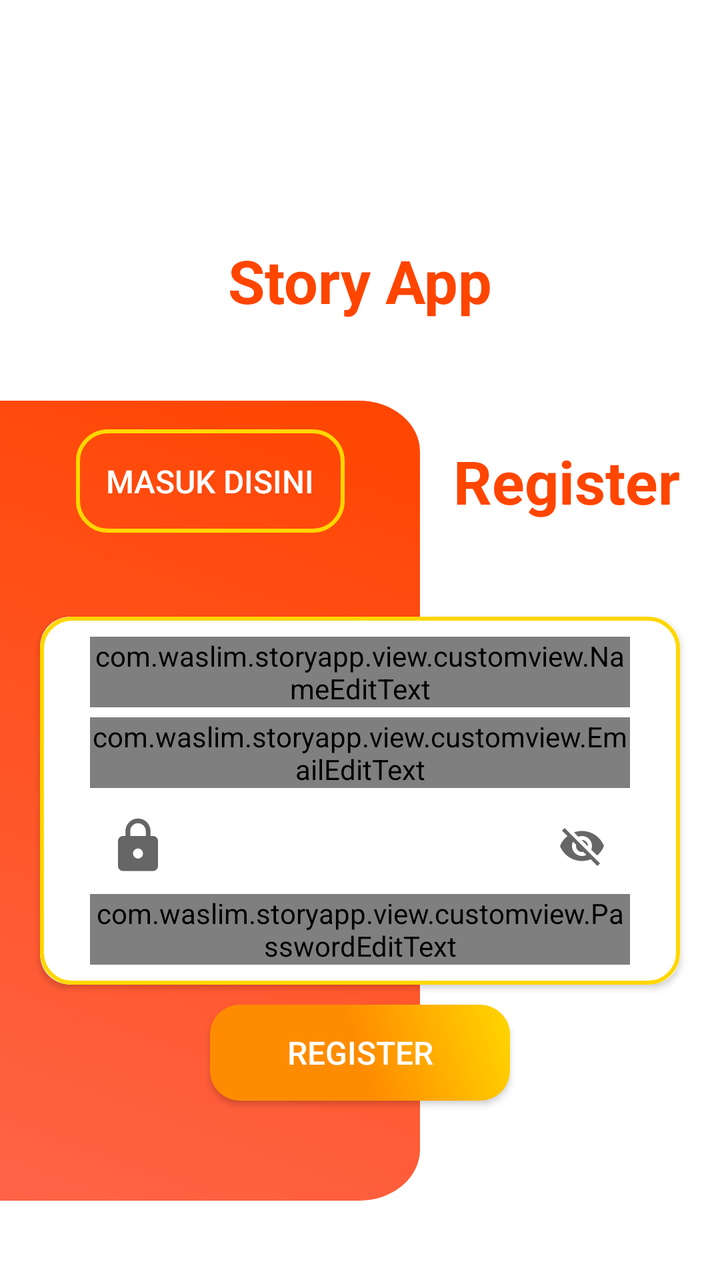
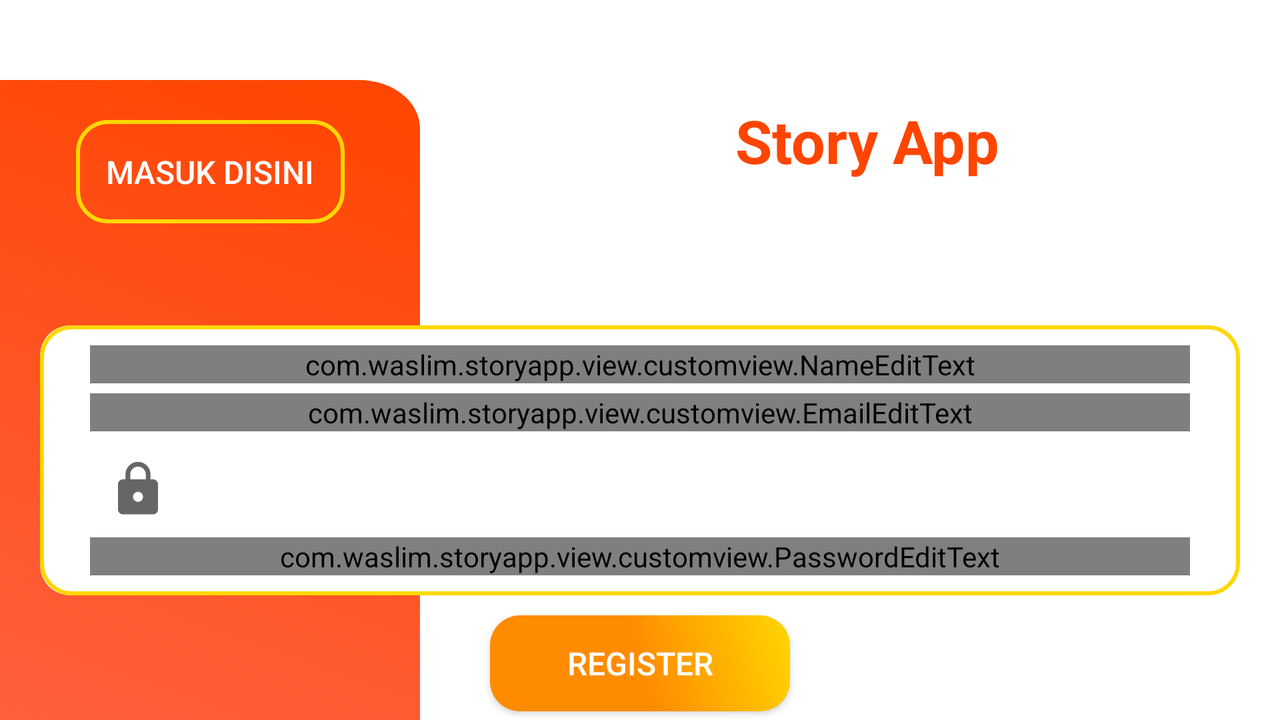

Two renders of one Android screen. The first uses the default layout on a phone; the second uses the alternative layout the repository ships for a different screen configuration, on a matching device. The two XML files are below.
<!-- AndroidManifest.xml: application theme Theme.StoryApp -->
<!-- res/layout/activity_register.xml -->
<?xml version="1.0" encoding="utf-8"?>
<androidx.constraintlayout.widget.ConstraintLayout
    xmlns:android="http://schemas.android.com/apk/res/android"
    xmlns:app="http://schemas.android.com/apk/res-auto"
    xmlns:tools="http://schemas.android.com/tools"
    android:layout_width="match_parent"
    android:layout_height="match_parent"
    tools:context=".view.activity.RegisterActivity">

    <androidx.core.widget.NestedScrollView
        android:layout_width="0dp"
        android:layout_height="0dp"
        app:layout_constraintBottom_toBottomOf="parent"
        app:layout_constraintEnd_toEndOf="parent"
        app:layout_constraintStart_toStartOf="parent"
        app:layout_constraintTop_toTopOf="parent">

        <androidx.constraintlayout.widget.ConstraintLayout
            android:layout_width="match_parent"
            android:layout_height="wrap_content">

            <ImageView
                android:id="@+id/icon_story_app"
                android:layout_width="100dp"
                android:layout_height="100dp"
                android:layout_marginTop="20dp"
                android:src="@drawable/book"
                app:layout_constraintEnd_toEndOf="parent"
                app:layout_constraintStart_toStartOf="parent"
                app:layout_constraintTop_toTopOf="parent"
                android:contentDescription="@string/app_name" />

            <TextView
                android:id="@+id/tv_story_app_register"
                android:layout_width="0dp"
                android:layout_height="wrap_content"
                android:layout_marginStart="20dp"
                android:layout_marginEnd="20dp"
                android:gravity="center_horizontal"
                android:text="@string/app_name"
                android:textColor="#FF4500"
                android:textSize="30sp"
                android:textStyle="bold"
                app:layout_constraintEnd_toEndOf="parent"
                app:layout_constraintStart_toStartOf="parent"
                app:layout_constraintTop_toBottomOf="@+id/icon_story_app" />

            <TextView
                android:id="@+id/tv_login"
                android:layout_width="0dp"
                android:layout_height="wrap_content"
                android:layout_margin="20dp"
                android:gravity="center_horizontal"
                android:text="@string/register"
                android:textColor="#FF4500"
                android:textSize="30sp"
                android:textStyle="bold"
                app:layout_constraintEnd_toEndOf="parent"
                app:layout_constraintTop_toTopOf="@+id/view" />

            <View
                android:id="@+id/view"
                android:layout_width="210dp"
                android:layout_height="400dp"
                android:layout_marginTop="40dp"
                android:layout_marginBottom="50dp"
                android:background="@drawable/component_background_register"
                app:layout_constraintBottom_toBottomOf="parent"
                app:layout_constraintStart_toStartOf="parent"
                app:layout_constraintTop_toBottomOf="@+id/tv_story_app_register" />

            <androidx.cardview.widget.CardView
                android:id="@+id/cardView2"
                android:layout_width="0dp"
                android:layout_height="wrap_content"
                android:layout_margin="20dp"
                android:elevation="5dp"
                app:cardCornerRadius="15dp"
                app:layout_constraintBottom_toBottomOf="@+id/view"
                app:layout_constraintEnd_toEndOf="parent"
                app:layout_constraintStart_toStartOf="parent"
                app:layout_constraintTop_toTopOf="@+id/view">

                <androidx.constraintlayout.widget.ConstraintLayout
                    android:layout_width="match_parent"
                    android:layout_height="wrap_content"
                    android:background="@drawable/custom_background_button"
                    android:padding="10dp">

                    <com.google.android.material.textfield.TextInputLayout
                        android:id="@+id/textInputLayoutNameRegister"
                        style="@style/Widget.MaterialComponents.TextInputLayout.OutlinedBox"
                        android:layout_width="0dp"
                        android:layout_height="wrap_content"
                        android:layout_marginStart="15dp"
                        android:layout_marginEnd="15dp"
                        android:layout_marginTop="50dp"
                        android:hint="@string/masukan_name"
                        app:startIconDrawable="@drawable/ic_baseline_account_circle_24"
                        app:layout_constraintEnd_toEndOf="parent"
                        app:layout_constraintStart_toStartOf="parent"
                        tools:ignore="MissingConstraints">

                        <com.waslim.storyapp.view.customview.NameEditText
                            android:id="@+id/et_name_register"
                            android:layout_width="match_parent"
                            android:layout_height="wrap_content"
                            android:textColorHint="#757575" />

                    </com.google.android.material.textfield.TextInputLayout>

                    <com.google.android.material.textfield.TextInputLayout
                        android:id="@+id/textInputLayoutEmailRegister"
                        style="@style/Widget.MaterialComponents.TextInputLayout.OutlinedBox"
                        android:layout_width="0dp"
                        android:layout_height="wrap_content"
                        android:layout_marginTop="5dp"
                        android:hint="@string/masukan_email"
                        app:startIconDrawable="@drawable/ic_baseline_email_24"
                        app:layout_constraintEnd_toEndOf="@+id/textInputLayoutNameRegister"
                        app:layout_constraintStart_toStartOf="@+id/textInputLayoutNameRegister"
                        app:layout_constraintTop_toBottomOf="@+id/textInputLayoutNameRegister">

                        <com.waslim.storyapp.view.customview.EmailEditText
                            android:id="@+id/et_email_register"
                            android:layout_width="match_parent"
                            android:layout_height="wrap_content"
                            android:textColorHint="#757575" />

                    </com.google.android.material.textfield.TextInputLayout>

                    <com.google.android.material.textfield.TextInputLayout
                        android:id="@+id/textInputLayoutPasswordRegister"
                        style="@style/Widget.MaterialComponents.TextInputLayout.OutlinedBox"
                        android:layout_width="0dp"
                        android:layout_height="wrap_content"
                        android:layout_marginTop="5dp"
                        android:hint="@string/masukan_password"
                        app:layout_constraintBottom_toBottomOf="parent"
                        app:layout_constraintEnd_toEndOf="@+id/textInputLayoutEmailRegister"
                        app:layout_constraintStart_toStartOf="@+id/textInputLayoutEmailRegister"
                        app:layout_constraintTop_toBottomOf="@+id/textInputLayoutEmailRegister"
                        app:startIconDrawable="@drawable/ic_baseline_lock_24"
                        app:endIconMode="password_toggle">

                        <com.waslim.storyapp.view.customview.PasswordEditText
                            android:id="@+id/et_password_register"
                            android:layout_width="match_parent"
                            android:layout_height="wrap_content"
                            android:textColorHint="#757575" />

                    </com.google.android.material.textfield.TextInputLayout>

                    <com.airbnb.lottie.LottieAnimationView
                        android:id="@+id/progress_bar_register"
                        android:layout_width="150dp"
                        android:layout_height="150dp"
                        android:visibility="gone"
                        app:lottie_autoPlay="true"
                        app:lottie_loop="true"
                        app:lottie_rawRes="@raw/file_loading"
                        app:layout_constraintBottom_toBottomOf="parent"
                        app:layout_constraintEnd_toEndOf="parent"
                        app:layout_constraintStart_toStartOf="parent"
                        app:layout_constraintTop_toTopOf="parent" />

                </androidx.constraintlayout.widget.ConstraintLayout>

            </androidx.cardview.widget.CardView>


            <androidx.appcompat.widget.AppCompatButton
                android:id="@+id/btn_register"
                android:layout_width="150dp"
                android:layout_height="wrap_content"
                android:layout_marginTop="10dp"
                android:background="@drawable/custom_button"
                android:text="@string/register"
                android:textSize="16sp"
                android:textColor="@color/white"
                app:layout_constraintEnd_toEndOf="@+id/cardView2"
                app:layout_constraintStart_toStartOf="@+id/cardView2"
                app:layout_constraintTop_toBottomOf="@+id/cardView2" />

            <androidx.appcompat.widget.AppCompatButton
                android:id="@+id/login_here"
                android:layout_width="wrap_content"
                android:layout_height="wrap_content"
                android:background="@drawable/custom_background_button"
                android:text="@string/masuk_disini"
                android:textSize="16sp"
                android:textColor="@color/white"
                app:layout_constraintBottom_toBottomOf="@+id/tv_login"
                app:layout_constraintEnd_toEndOf="@+id/view"
                app:layout_constraintStart_toStartOf="@+id/view"
                app:layout_constraintTop_toTopOf="@+id/tv_login"
                android:padding="15dp"/>

        </androidx.constraintlayout.widget.ConstraintLayout>

    </androidx.core.widget.NestedScrollView>

</androidx.constraintlayout.widget.ConstraintLayout>
<!-- resources referenced by this layout -->
<resources>
  <color name="white">#FFFFFFFF</color>
  <!-- drawable component_background_register (drawable) -->
  <vector
      xmlns:tools="http://schemas.android.com/tools"
      android:autoMirrored="true" android:height="476.81158dp"
      android:viewportHeight="470" android:viewportWidth="207"
      android:width="210dp" xmlns:aapt="http://schemas.android.com/aapt" xmlns:android="http://schemas.android.com/apk/res/android"
      tools:ignore="VectorRaster"
      >
      <path android:pathData="M0,0H177a30,30 0,0 1,30 30V440a30,30 0,0 1,-30 30H0a0,0 0,0 1,0 0V0A0,0 0,0 1,0 0Z">
          <aapt:attr name="android:fillColor">
              <gradient android:endX="0" android:endY="470"
                  android:startX="207" android:startY="0" android:type="linear">
                  <item android:color="#FF4500" android:offset="0"/>
                  <item android:color="#FF6347" android:offset="1"/>
              </gradient>
          </aapt:attr>
      </path>
  </vector>
  <!-- drawable custom_background_button (drawable) -->
  <?xml version="1.0" encoding="utf-8"?>
  <shape
      xmlns:android="http://schemas.android.com/apk/res/android">
  
      <solid android:color="#00FFFFFF"/>
  
      <corners android:radius="15dp"/>
  
      <stroke
          android:color="#FFD700"
          android:width="2dp"/>
  
  </shape>
  <!-- drawable custom_button (drawable) -->
  <?xml version="1.0" encoding="utf-8"?>
  <shape
      xmlns:android="http://schemas.android.com/apk/res/android"
      android:shape="rectangle">
      <gradient
          android:endColor="#FFD700"
          android:startColor="#FF8C00"
          android:centerColor="#FF8C00"
      android:angle="45" />
      <corners android:radius="15dp" />
  </shape>
  <!-- drawable ic_baseline_lock_24 (drawable) -->
  <vector android:height="30dp" android:tint="#FF4500"
      android:viewportHeight="24" android:viewportWidth="24"
      android:width="30dp" xmlns:android="http://schemas.android.com/apk/res/android">
      <path android:fillColor="@android:color/white" android:pathData="M18,8h-1L17,6c0,-2.76 -2.24,-5 -5,-5S7,3.24 7,6v2L6,8c-1.1,0 -2,0.9 -2,2v10c0,1.1 0.9,2 2,2h12c1.1,0 2,-0.9 2,-2L20,10c0,-1.1 -0.9,-2 -2,-2zM12,17c-1.1,0 -2,-0.9 -2,-2s0.9,-2 2,-2 2,0.9 2,2 -0.9,2 -2,2zM15.1,8L8.9,8L8.9,6c0,-1.71 1.39,-3.1 3.1,-3.1 1.71,0 3.1,1.39 3.1,3.1v2z"/>
  </vector>
  <string name="app_name">Story App</string>
  <string name="masuk_disini">Masuk disini</string>
  <string name="masukan_email">Masukan email</string>
  <string name="masukan_name">Masukan Name</string>
  <string name="masukan_password">Masukan Password</string>
  <string name="register">Register</string>
  <style name="Theme.StoryApp" parent="Theme.MaterialComponents.DayNight.DarkActionBar">
          
          <item name="colorPrimary">@color/jingga_tua</item>
          <item name="colorPrimaryVariant">@color/red_orange</item>
          <item name="colorOnPrimary">@color/white</item>
          
          <item name="colorSecondary">@color/teal_200</item>
          <item name="colorSecondaryVariant">@color/teal_700</item>
          <item name="colorOnSecondary">@color/black</item>
          
          <item name="android:statusBarColor" tools:targetApi="l">?attr/colorPrimaryVariant</item>
          
  
      </style>
  <color name="jingga_tua">#FF8C00</color>
  <color name="red_orange">#FF4500</color>
  <color name="teal_200">#FF03DAC5</color>
  <color name="teal_700">#FF018786</color>
  <color name="black">#FF000000</color>
</resources>
<!-- res/layout-land/activity_register.xml (the repository's variant of the layout above) -->
<!-- drawn on the phone turned sideways -->
<?xml version="1.0" encoding="utf-8"?>
<androidx.constraintlayout.widget.ConstraintLayout
    xmlns:android="http://schemas.android.com/apk/res/android"
    xmlns:app="http://schemas.android.com/apk/res-auto"
    xmlns:tools="http://schemas.android.com/tools"
    android:layout_width="match_parent"
    android:layout_height="match_parent"
    tools:context=".view.activity.RegisterActivity">

    <androidx.core.widget.NestedScrollView
        android:layout_width="0dp"
        android:layout_height="0dp"
        app:layout_constraintBottom_toBottomOf="parent"
        app:layout_constraintEnd_toEndOf="parent"
        app:layout_constraintStart_toStartOf="parent"
        app:layout_constraintTop_toTopOf="parent">

        <androidx.constraintlayout.widget.ConstraintLayout
            android:layout_width="match_parent"
            android:layout_height="wrap_content">

            <ImageView
                android:id="@+id/icon_story_app"
                android:layout_width="100dp"
                android:layout_height="100dp"
                android:layout_margin="20dp"
                android:src="@drawable/book"
                app:layout_constraintEnd_toEndOf="parent"
                app:layout_constraintTop_toTopOf="parent"
                android:contentDescription="@string/app_name" />

            <TextView
                android:id="@+id/tv_story_app_register"
                android:layout_width="0dp"
                android:layout_height="wrap_content"
                android:gravity="center_horizontal"
                android:layout_margin="20dp"
                android:text="@string/app_name"
                android:textColor="#FF4500"
                android:textSize="30sp"
                android:textStyle="bold"
                app:layout_constraintBottom_toBottomOf="@+id/icon_story_app"
                app:layout_constraintEnd_toStartOf="@+id/icon_story_app"
                app:layout_constraintTop_toTopOf="@+id/icon_story_app" />

            <View
                android:id="@+id/view"
                android:layout_width="210dp"
                android:layout_height="380dp"
                android:layout_marginTop="40dp"
                android:background="@drawable/component_background_register"
                app:layout_constraintBottom_toBottomOf="parent"
                app:layout_constraintStart_toStartOf="parent"
                app:layout_constraintTop_toTopOf="parent" />

            <androidx.cardview.widget.CardView
                android:id="@+id/cardView2"
                android:layout_width="0dp"
                android:layout_height="wrap_content"
                android:layout_margin="20dp"
                android:elevation="5dp"
                app:cardCornerRadius="15dp"
                app:layout_constraintBottom_toBottomOf="@+id/view"
                app:layout_constraintEnd_toEndOf="parent"
                app:layout_constraintStart_toStartOf="parent"
                app:layout_constraintTop_toTopOf="@+id/view">

                <androidx.constraintlayout.widget.ConstraintLayout
                    android:layout_width="match_parent"
                    android:layout_height="wrap_content"
                    android:background="@drawable/custom_background_button"
                    android:padding="10dp">

                    <com.google.android.material.textfield.TextInputLayout
                        android:id="@+id/textInputLayoutNameRegister"
                        style="@style/Widget.MaterialComponents.TextInputLayout.OutlinedBox"
                        android:layout_width="0dp"
                        android:layout_height="wrap_content"
                        android:layout_marginStart="15dp"
                        android:layout_marginEnd="15dp"
                        android:layout_marginTop="50dp"
                        android:hint="@string/masukan_name"
                        app:startIconDrawable="@drawable/ic_baseline_account_circle_24"
                        app:layout_constraintEnd_toEndOf="parent"
                        app:layout_constraintStart_toStartOf="parent"
                        tools:ignore="MissingConstraints">

                        <com.waslim.storyapp.view.customview.NameEditText
                            android:id="@+id/et_name_register"
                            android:layout_width="match_parent"
                            android:layout_height="wrap_content"
                            android:textColorHint="#757575" />

                    </com.google.android.material.textfield.TextInputLayout>

                    <com.google.android.material.textfield.TextInputLayout
                        android:id="@+id/textInputLayoutEmailRegister"
                        style="@style/Widget.MaterialComponents.TextInputLayout.OutlinedBox"
                        android:layout_width="0dp"
                        android:layout_height="wrap_content"
                        android:layout_marginTop="5dp"
                        android:hint="@string/masukan_email"
                        app:startIconDrawable="@drawable/ic_baseline_email_24"
                        app:layout_constraintEnd_toEndOf="@+id/textInputLayoutNameRegister"
                        app:layout_constraintStart_toStartOf="@+id/textInputLayoutNameRegister"
                        app:layout_constraintTop_toBottomOf="@+id/textInputLayoutNameRegister">

                        <com.waslim.storyapp.view.customview.EmailEditText
                            android:id="@+id/et_email_register"
                            android:layout_width="match_parent"
                            android:layout_height="wrap_content"
                            android:textColorHint="#757575" />

                    </com.google.android.material.textfield.TextInputLayout>

                    <com.google.android.material.textfield.TextInputLayout
                        android:id="@+id/textInputLayoutPasswordRegister"
                        style="@style/Widget.MaterialComponents.TextInputLayout.OutlinedBox"
                        android:layout_width="0dp"
                        android:layout_height="wrap_content"
                        android:layout_marginTop="5dp"
                        android:hint="@string/masukan_password"
                        app:layout_constraintBottom_toBottomOf="parent"
                        app:layout_constraintEnd_toEndOf="@+id/textInputLayoutEmailRegister"
                        app:layout_constraintStart_toStartOf="@+id/textInputLayoutEmailRegister"
                        app:layout_constraintTop_toBottomOf="@+id/textInputLayoutEmailRegister"
                        app:startIconDrawable="@drawable/ic_baseline_lock_24">

                        <com.waslim.storyapp.view.customview.PasswordEditText
                            android:id="@+id/et_password_register"
                            android:layout_width="match_parent"
                            android:layout_height="wrap_content"
                            android:textColorHint="#757575" />

                    </com.google.android.material.textfield.TextInputLayout>

                    <com.airbnb.lottie.LottieAnimationView
                        android:id="@+id/progress_bar_register"
                        android:layout_width="150dp"
                        android:layout_height="150dp"
                        android:visibility="gone"
                        app:lottie_autoPlay="true"
                        app:lottie_loop="true"
                        app:lottie_rawRes="@raw/file_loading"
                        app:layout_constraintBottom_toBottomOf="parent"
                        app:layout_constraintEnd_toEndOf="parent"
                        app:layout_constraintStart_toStartOf="parent"
                        app:layout_constraintTop_toTopOf="parent" />

                </androidx.constraintlayout.widget.ConstraintLayout>

            </androidx.cardview.widget.CardView>


            <androidx.appcompat.widget.AppCompatButton
                android:id="@+id/btn_register"
                android:layout_width="150dp"
                android:layout_height="wrap_content"
                android:layout_marginTop="10dp"
                android:background="@drawable/custom_button"
                android:text="@string/register"
                android:textSize="16sp"
                android:textColor="@color/white"
                app:layout_constraintEnd_toEndOf="@+id/cardView2"
                app:layout_constraintStart_toStartOf="@+id/cardView2"
                app:layout_constraintTop_toBottomOf="@+id/cardView2" />

            <androidx.appcompat.widget.AppCompatButton
                android:id="@+id/login_here"
                android:layout_width="wrap_content"
                android:layout_height="wrap_content"
                android:background="@drawable/custom_background_button"
                android:padding="15dp"
                android:layout_marginTop="20dp"
                android:text="@string/masuk_disini"
                android:textColor="@color/white"
                android:textSize="16sp"
                app:layout_constraintEnd_toEndOf="@+id/view"
                app:layout_constraintStart_toStartOf="@+id/view"
                app:layout_constraintTop_toTopOf="@+id/view" />

        </androidx.constraintlayout.widget.ConstraintLayout>

    </androidx.core.widget.NestedScrollView>

</androidx.constraintlayout.widget.ConstraintLayout>
